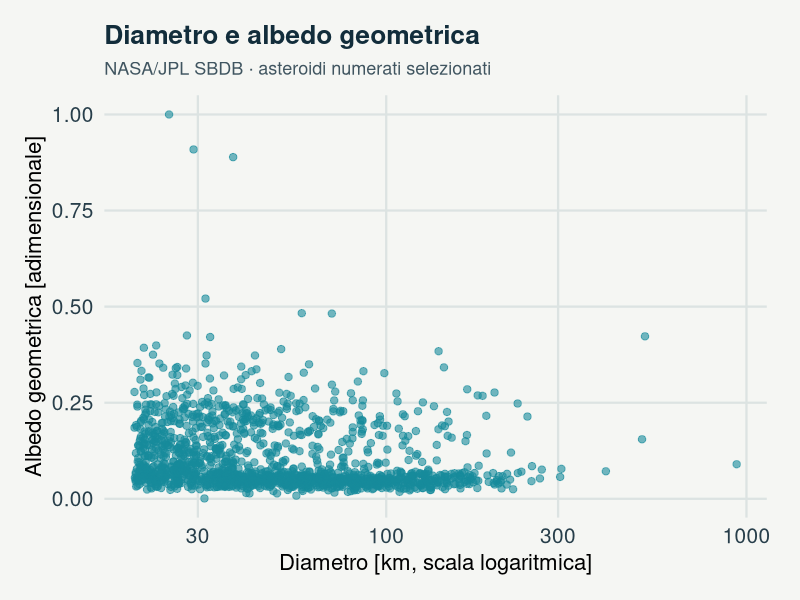
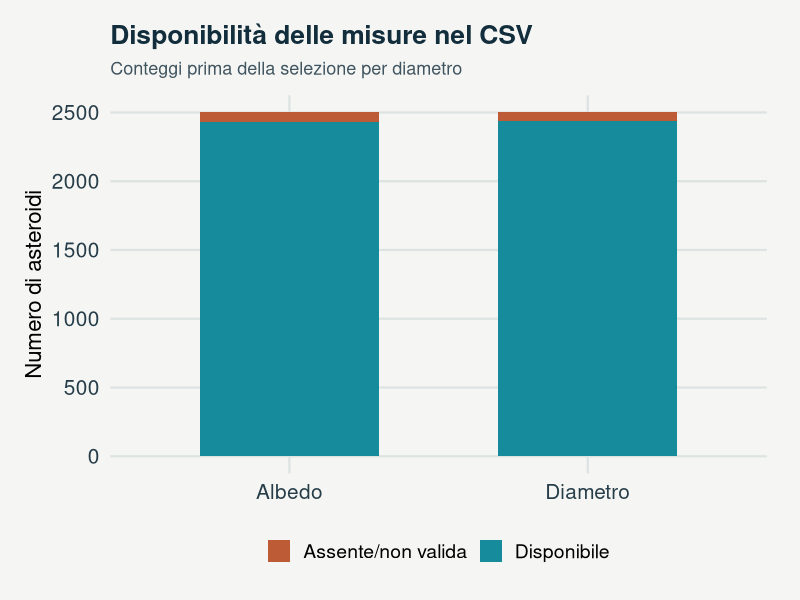
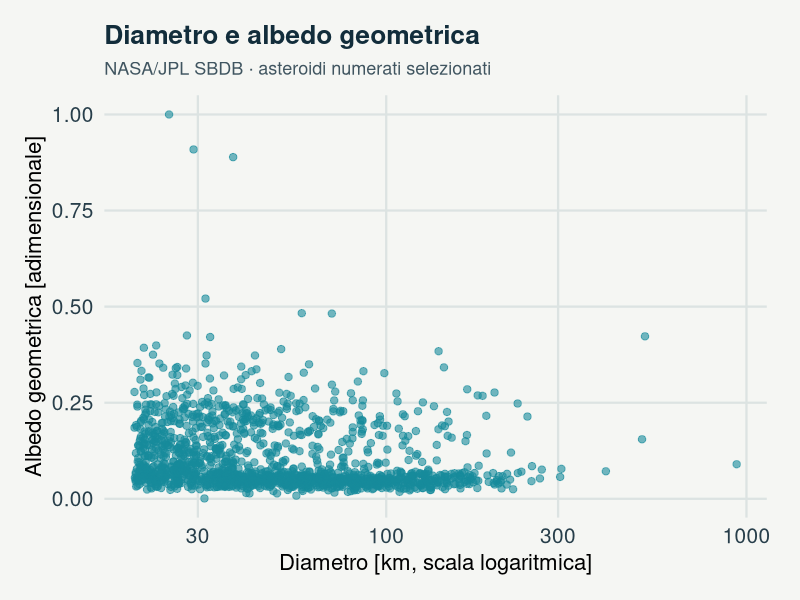
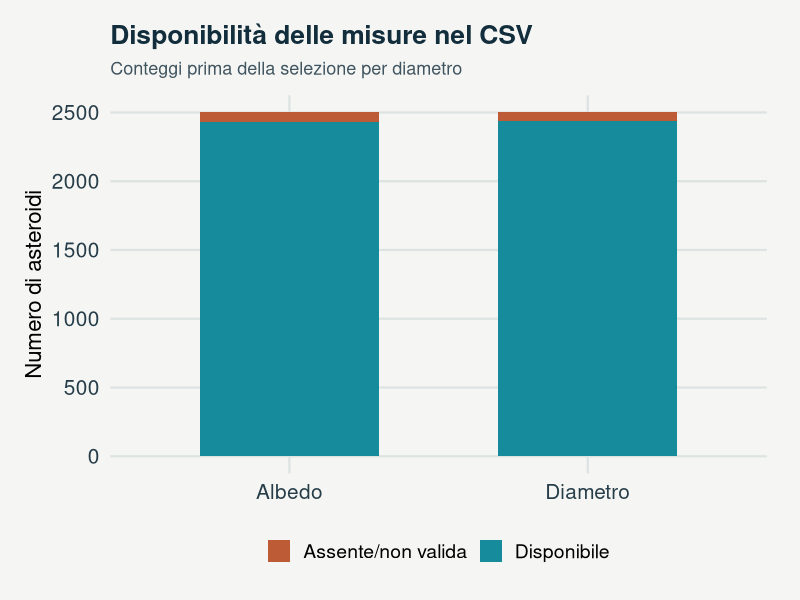

Here is the R script that generated these plots, in order:
# GeoStat Lab · Dimensione e riflettività degli asteroidi
# Dati osservati: consultare provenance.json.
# Estrarre il pacchetto; impostare questa cartella come directory di lavoro.
# install.packages("ggplot2")

# GeoStat Lab — funzioni comuni. R >= 4.3; ggplot2 >= 3.4; jsonlite.
suppressPackageStartupMessages(library(ggplot2))
col_geo <- c('#168B9C','#BC5B35','#7054A4','#A17B19','#227864','#64748B')
theme_set(theme_minimal(base_size=17, base_family='sans') + theme(
  plot.background=element_rect(fill='#F5F6F3',colour=NA),
  panel.background=element_rect(fill='#F5F6F3',colour=NA),
  panel.grid.minor=element_blank(),panel.grid.major=element_line(colour='#DCE3E2'),
  plot.title=element_text(size=19,face='bold',colour='#122D3B'),
  plot.subtitle=element_text(size=13,colour='#405560',margin=margin(b=12)),
  axis.text=element_text(size=15,colour='#273E4A'),axis.title=element_text(size=16),
  legend.position='bottom',legend.title=element_blank(),legend.text=element_text(size=14),
  strip.text=element_text(size=15,face='bold'),plot.margin=margin(18,24,18,18)))
metric <- function(...) data.frame(grandezza=names(c(...)),valore=as.character(c(...)),check.names=FALSE)
f <- function(x,d=3) {out<-formatC(x,digits=d,format='fg');out[!is.finite(x)]<-'Non definito';out}
line_plot <- function(d,x='x',y='y',title='',xl=x,yl=y,group=NULL) {
 p<-ggplot(d,aes(x=.data[[x]],y=.data[[y]]))
 if(is.null(group)) p<-p+geom_line(colour=col_geo[1],linewidth=1.05) else p<-p+aes(colour=.data[[group]],group=.data[[group]])+geom_line(linewidth=1)+scale_colour_manual(values=col_geo)
 p+labs(title=title,x=xl,y=yl)
}
point_plot <- function(d,x='x',y='y',title='',xl=x,yl=y,group=NULL) {
 p<-ggplot(d,aes(x=.data[[x]],y=.data[[y]]))
 if(is.null(group))p<-p+geom_point(colour=col_geo[1],size=2.5,alpha=.8) else p<-p+aes(colour=.data[[group]])+geom_point(size=2.7,alpha=.85)+scale_colour_manual(values=col_geo)
 p+labs(title=title,x=xl,y=yl)
}
hist_plot<-function(x,title='',xl='Valore',bins=20)ggplot(data.frame(x=x),aes(x))+geom_histogram(bins=bins,fill=col_geo[1],colour='#F5F6F3')+labs(title=title,x=xl,y='Frequenza')
bar_plot<-function(d,x='gruppo',y='valore',title='',yl='Valore')ggplot(d,aes(x=.data[[x]],y=.data[[y]],fill=.data[[x]]))+geom_col(width=.65)+scale_fill_manual(values=rep(col_geo,length.out=length(unique(d[[x]])) ))+guides(fill='none')+labs(title=title,x=NULL,y=yl)
map_plot<-function(d,z='z',title='',xl='Est [km]',yl='Nord [km]')ggplot(d,aes(x,y,fill=.data[[z]]))+geom_raster()+coord_equal()+scale_fill_gradientn(colours=c('#153F56','#298C9C','#B8CDB2','#F1D889','#AD542F'))+labs(title=title,x=xl,y=yl)
acf_data<-function(x,lag=20){a<-acf(x,lag.max=min(lag,length(x)-1),plot=FALSE);data.frame(x=as.vector(a$lag)[-1],y=as.vector(a$acf)[-1])}
# AR(1), distribuzione marginale stazionaria N(0, 1).
ar_series<-function(n,rho){x<-numeric(n);x[1]<-rnorm(1);for(i in 2:n)x[i]<-rho*x[i-1]+sqrt(1-rho^2)*rnorm(1);x}
# Distanze euclidee in unità metriche già dichiarate; nessuna conversione implicita di CRS.
dist_cross<-function(a,b)sqrt(outer(a[,1],b[,1],'-')^2+outer(a[,2],b[,2],'-')^2)
# Predittore IDW: i punti coincidenti ricevono esattamente il valore osservato.
idw<-function(xy,z,new,power=2){dd<-dist_cross(new,xy);apply(dd,1,function(d)if(any(d<1e-10))mean(z[d<1e-10])else weighted.mean(z,d^(-power)))}
# CART didattico binario: divisioni assiali che minimizzano l'impurità di Gini.
cart_fit<-function(x,y,depth=2,minleaf=4){
 node<-list(p=mean(y),n=length(y));if(depth<1||length(unique(y))<2||length(y)<2*minleaf)return(node)
 best<-Inf
 for(j in seq_len(ncol(x))){v<-sort(unique(x[,j])); if(length(v)<2)next
  for(cut in (head(v,-1)+tail(v,-1))/2){left<-x[,j]<=cut;nl<-sum(left);nr<-sum(!left);if(min(nl,nr)<minleaf)next
   score<-nl*mean(y[left])*(1-mean(y[left]))+nr*mean(y[!left])*(1-mean(y[!left]))
   if(score<best){best<-score;node$j<-j;node$cut<-cut;split<-left}
  }
 }
 if(is.finite(best)){node$left<-cart_fit(x[split,,drop=FALSE],y[split],depth-1,minleaf);node$right<-cart_fit(x[!split,,drop=FALSE],y[!split],depth-1,minleaf)};node
}
cart_predict<-function(tree,x)apply(x,1,function(row){t<-tree;while(!is.null(t$j))t<-if(row[t$j]<=t$cut)t$left else t$right;t$p})

p <- list(
  # Diametro minimo [km]
  min_diameter = 20,
  # Seme riproducibile: Il seme interviene soltanto nelle operazioni di campionamento; nei grafici descrittivi i risultati restano invariati.
  seed = 2026
)
# Rende ripetibile la sequenza pseudocasuale.
set.seed(p$seed)

# Legge la copia locale documentata, senza interrogare servizi esterni.
observations <- read.csv("data.csv", stringsAsFactors=FALSE, check.names=FALSE)

# Valuta separatamente la disponibilità delle misure, prima di ogni filtro.
has_diameter <- is.finite(observations$diameter) & observations$diameter > 0
has_albedo <- is.finite(observations$albedo) & observations$albedo >= 0
complete <- has_diameter & has_albedo

# La soglia riguarda soltanto gli oggetti con entrambe le misure disponibili.
keep <- complete & observations$diameter >= p$min_diameter
keep[is.na(keep)] <- FALSE
data <- observations[keep, , drop = FALSE]
stopifnot(nrow(data) >= 3)
rho <- cor(data$diameter, data$albedo, method = "spearman")
metrics <- metric(
  "Asteroidi estratti" = nrow(observations),
  "Coppie disponibili prima della soglia" = sum(complete),
  "Oggetti selezionati" = nrow(data),
  "Correlazione di Spearman" = f(rho),
  "Diametro mediano [km]" = f(median(data$diameter))
)

# La scala logaritmica rende leggibili diametri di ordine di grandezza diverso.
g1 <- ggplot(data, aes(x = diameter, y = albedo)) +
  geom_point(colour = col_geo[1], size = 2.2, alpha = 0.60) +
  scale_x_log10() +
  labs(title = "Diametro e albedo geometrica",
       subtitle = "NASA/JPL SBDB · asteroidi numerati selezionati",
       x = "Diametro [km, scala logaritmica]", y = "Albedo geometrica [adimensionale]")

# Mostra la disponibilità originaria: il filtro dimensionale non modifica questi conteggi.
availability <- data.frame(
  misura = rep(c("Diametro", "Albedo"), each = 2),
  stato = rep(c("Disponibile", "Assente/non valida"), times = 2),
  conteggio = c(sum(has_diameter), sum(!has_diameter), sum(has_albedo), sum(!has_albedo))
)
g2 <- ggplot(availability, aes(x = misura, y = conteggio, fill = stato)) +
  geom_col(position = "stack", width = 0.60) +
  scale_fill_manual(values = c("Disponibile" = col_geo[1], "Assente/non valida" = col_geo[2])) +
  labs(title = "Disponibilità delle misure nel CSV",
       subtitle = "Conteggi prima della selezione per diametro",
       x = NULL, y = "Numero di asteroidi")
plots <- list(g1, g2)

print(metrics, row.names=FALSE)
for (i in seq_along(plots)) {
  print(plots[[i]])
  ggsave(paste0("figura_",i,".pdf"),plots[[i]],width=9,height=5.5)
}
write.csv(data,"risultati.csv",row.names=FALSE)
